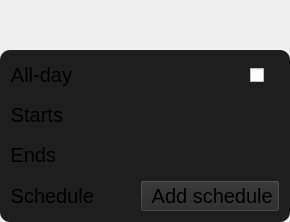
            <widget class="QWidget" name="time" native="true">
             <property name="sizePolicy">
              <sizepolicy hsizetype="MinimumExpanding" vsizetype="Minimum">
               <horstretch>0</horstretch>
               <verstretch>0</verstretch>
              </sizepolicy>
             </property>
             <property name="minimumSize">
              <size>
               <width>247</width>
               <height>68</height>
              </size>
             </property>
             <property name="maximumSize">
              <size>
               <width>290</width>
               <height>270</height>
              </size>
             </property>
             <property name="autoFillBackground">
              <bool>false</bool>
             </property>
             <layout class="QVBoxLayout" name="time_viewedit_container">
              <property name="spacing">
               <number>0</number>
              </property>
              <property name="leftMargin">
               <number>0</number>
              </property>
              <property name="topMargin">
               <number>0</number>
              </property>
              <property name="rightMargin">
               <number>0</number>
              </property>
              <property name="bottomMargin">
               <number>0</number>
              </property>
              <item>
               <widget class="ETime" name="time_view" native="true">
                <property name="sizePolicy">
                 <sizepolicy hsizetype="Preferred" vsizetype="Minimum">
                  <horstretch>0</horstretch>
                  <verstretch>0</verstretch>
                 </sizepolicy>
                </property>
                <property name="minimumSize">
                 <size>
                  <width>247</width>
                  <height>50</height>
                 </size>
                </property>
                <property name="maximumSize">
                 <size>
                  <width>288</width>
                  <height>68</height>
                 </size>
                </property>
                <property name="font">
                 <font>
                  <family>Arial</family>
                  <pointsize>18</pointsize>
                 </font>
                </property>
               </widget>
              </item>
              <item>
               <widget class="QWidget" name="time_edit" native="true">
                <property name="sizePolicy">
                 <sizepolicy hsizetype="MinimumExpanding" vsizetype="Minimum">
                  <horstretch>0</horstretch>
                  <verstretch>0</verstretch>
                 </sizepolicy>
                </property>
                <property name="minimumSize">
                 <size>
                  <width>247</width>
                  <height>150</height>
                 </size>
                </property>
                <property name="maximumSize">
                 <size>
                  <width>16777215</width>
                  <height>180</height>
                 </size>
                </property>
                <property name="font">
                 <font>
                  <family>Arial</family>
                  <pointsize>15</pointsize>
                 </font>
                </property>
                <property name="layoutDirection">
                 <enum>Qt::LayoutDirection::LeftToRight</enum>
                </property>
                <property name="styleSheet">
                 <string notr="true">QWidget#time_edit {
	background: rgba(30,30,30,1);
	border-radius: 10px;
}
QLabel {
	padding: 0px;
	background: none;
	border-radius: 0px;
}
</string>
                </property>
                <layout class="QFormLayout" name="time_edit_form">
                 <property name="labelAlignment">
                  <set>Qt::AlignmentFlag::AlignLeading|Qt::AlignmentFlag::AlignLeft|Qt::AlignmentFlag::AlignVCenter</set>
                 </property>
                 <property name="formAlignment">
                  <set>Qt::AlignmentFlag::AlignRight|Qt::AlignmentFlag::AlignTrailing|Qt::AlignmentFlag::AlignVCenter</set>
                 </property>
                 <property name="horizontalSpacing">
                  <number>10</number>
                 </property>
                 <property name="verticalSpacing">
                  <number>10</number>
                 </property>
                 <property name="leftMargin">
                  <number>10</number>
                 </property>
                 <property name="topMargin">
                  <number>10</number>
                 </property>
                 <property name="rightMargin">
                  <number>10</number>
                 </property>
                 <property name="bottomMargin">
                  <number>10</number>
                 </property>
                 <item row="0" column="0">
                  <widget class="QLabel" name="time_allday_label">
                   <property name="sizePolicy">
                    <sizepolicy hsizetype="MinimumExpanding" vsizetype="Preferred">
                     <horstretch>0</horstretch>
                     <verstretch>0</verstretch>
                    </sizepolicy>
                   </property>
                   <property name="minimumSize">
                    <size>
                     <width>0</width>
                     <height>30</height>
                    </size>
                   </property>
                   <property name="font">
                    <font>
                     <family>Arial</family>
                     <pointsize>15</pointsize>
                     <bold>false</bold>
                    </font>
                   </property>
                   <property name="layoutDirection">
                    <enum>Qt::LayoutDirection::LeftToRight</enum>
                   </property>
                   <property name="text">
                    <string>All-day</string>
                   </property>
                   <property name="alignment">
                    <set>Qt::AlignmentFlag::AlignRight|Qt::AlignmentFlag::AlignTrailing|Qt::AlignmentFlag::AlignVCenter</set>
                   </property>
                  </widget>
                 </item>
                 <item row="1" column="0">
                  <widget class="QLabel" name="time_start_label">
                   <property name="sizePolicy">
                    <sizepolicy hsizetype="MinimumExpanding" vsizetype="Preferred">
                     <horstretch>0</horstretch>
                     <verstretch>0</verstretch>
                    </sizepolicy>
                   </property>
                   <property name="minimumSize">
                    <size>
                     <width>0</width>
                     <height>30</height>
                    </size>
                   </property>
                   <property name="font">
                    <font>
                     <family>Arial</family>
                     <pointsize>15</pointsize>
                    </font>
                   </property>
                   <property name="text">
                    <string>Starts</string>
                   </property>
                   <property name="alignment">
                    <set>Qt::AlignmentFlag::AlignRight|Qt::AlignmentFlag::AlignTrailing|Qt::AlignmentFlag::AlignVCenter</set>
                   </property>
                  </widget>
                 </item>
                 <item row="1" column="1">
                  <widget class="TDateTimeSelect" name="time_start_select" native="true">
                   <property name="sizePolicy">
                    <sizepolicy hsizetype="Minimum" vsizetype="Minimum">
                     <horstretch>0</horstretch>
                     <verstretch>0</verstretch>
                    </sizepolicy>
                   </property>
                   <property name="minimumSize">
                    <size>
                     <width>0</width>
                     <height>30</height>
                    </size>
                   </property>
                   <property name="autoFillBackground">
                    <bool>false</bool>
                   </property>
                  </widget>
                 </item>
                 <item row="3" column="0">
                  <widget class="QLabel" name="time_end_label">
                   <property name="sizePolicy">
                    <sizepolicy hsizetype="MinimumExpanding" vsizetype="Preferred">
                     <horstretch>0</horstretch>
                     <verstretch>0</verstretch>
                    </sizepolicy>
                   </property>
                   <property name="minimumSize">
                    <size>
                     <width>0</width>
                     <height>30</height>
                    </size>
                   </property>
                   <property name="font">
                    <font>
                     <family>Arial</family>
                     <pointsize>15</pointsize>
                    </font>
                   </property>
                   <property name="text">
                    <string>Ends</string>
                   </property>
                   <property name="alignment">
                    <set>Qt::AlignmentFlag::AlignRight|Qt::AlignmentFlag::AlignTrailing|Qt::AlignmentFlag::AlignVCenter</set>
                   </property>
                  </widget>
                 </item>
                 <item row="3" column="1">
                  <widget class="TDateTimeSelect" name="time_end_select" native="true">
                   <property name="minimumSize">
                    <size>
                     <width>0</width>
                     <height>30</height>
                    </size>
                   </property>
                   <property name="autoFillBackground">
                    <bool>false</bool>
                   </property>
                  </widget>
                 </item>
                 <item row="4" column="0">
                  <widget class="QLabel" name="time_schedule_label">
                   <property name="sizePolicy">
                    <sizepolicy hsizetype="MinimumExpanding" vsizetype="Preferred">
                     <horstretch>0</horstretch>
                     <verstretch>0</verstretch>
                    </sizepolicy>
                   </property>
                   <property name="minimumSize">
                    <size>
                     <width>0</width>
                     <height>30</height>
                    </size>
                   </property>
                   <property name="font">
                    <font>
                     <family>Arial</family>
                     <pointsize>15</pointsize>
                    </font>
                   </property>
                   <property name="text">
                    <string>Schedule</string>
                   </property>
                   <property name="alignment">
                    <set>Qt::AlignmentFlag::AlignRight|Qt::AlignmentFlag::AlignTrailing|Qt::AlignmentFlag::AlignVCenter</set>
                   </property>
                  </widget>
                 </item>
                 <item row="0" column="1">
                  <widget class="QWidget" name="time_allday_checkbox_to_right_wrapper" native="true">
                   <layout class="QHBoxLayout" name="checkbox_toright_container">
                    <property name="spacing">
                     <number>0</number>
                    </property>
                    <property name="leftMargin">
                     <number>0</number>
                    </property>
                    <property name="topMargin">
                     <number>0</number>
                    </property>
                    <property name="rightMargin">
                     <number>0</number>
                    </property>
                    <property name="bottomMargin">
                     <number>0</number>
                    </property>
                    <item>
                     <spacer name="time_allday_checkbox_to_right_spacer">
                      <property name="orientation">
                       <enum>Qt::Orientation::Horizontal</enum>
                      </property>
                      <property name="sizeHint" stdset="0">
                       <size>
                        <width>161</width>
                        <height>20</height>
                       </size>
                      </property>
                     </spacer>
                    </item>
                    <item>
                     <widget class="QCheckBox" name="time_allday_checkbox">
                      <property name="minimumSize">
                       <size>
                        <width>30</width>
                        <height>30</height>
                       </size>
                      </property>
                      <property name="maximumSize">
                       <size>
                        <width>30</width>
                        <height>30</height>
                       </size>
                      </property>
                      <property name="layoutDirection">
                       <enum>Qt::LayoutDirection::LeftToRight</enum>
                      </property>
                      <property name="text">
                       <string/>
                      </property>
                      <property name="iconSize">
                       <size>
                        <width>30</width>
                        <height>30</height>
                       </size>
                      </property>
                      <property name="checked">
                       <bool>false</bool>
                      </property>
                      <property name="tristate">
                       <bool>false</bool>
                      </property>
                     </widget>
                    </item>
                   </layout>
                  </widget>
                 </item>
                 <item row="4" column="1">
                  <widget class="QWidget" name="schedule_to_right_wrapper" native="true">
                   <layout class="QHBoxLayout" name="schedule_to_right_container">
                    <property name="spacing">
                     <number>0</number>
                    </property>
                    <property name="leftMargin">
                     <number>0</number>
                    </property>
                    <property name="topMargin">
                     <number>0</number>
                    </property>
                    <property name="rightMargin">
                     <number>0</number>
                    </property>
                    <property name="bottomMargin">
                     <number>0</number>
                    </property>
                    <item>
                     <spacer name="schedule_to_right_spacer">
                      <property name="orientation">
                       <enum>Qt::Orientation::Horizontal</enum>
                      </property>
                      <property name="sizeHint" stdset="0">
                       <size>
                        <width>49</width>
                        <height>20</height>
                       </size>
                      </property>
                     </spacer>
                    </item>
                    <item>
                     <widget class="QPushButton" name="time_schedule_label_button">
                      <property name="minimumSize">
                       <size>
                        <width>140</width>
                        <height>30</height>
                       </size>
                      </property>
                      <property name="maximumSize">
                       <size>
                        <width>140</width>
                        <height>16777215</height>
                       </size>
                      </property>
                      <property name="font">
                       <font>
                        <family>Arial</family>
                        <pointsize>15</pointsize>
                       </font>
                      </property>
                      <property name="styleSheet">
                       <string notr="true">background-color: rgba(40, 40, 40, 1);</string>
                      </property>
                      <property name="text">
                       <string> Add schedule</string>
                      </property>
                      <property name="icon">
                       <iconset resource="../../assets/rss.qrc">
                        <normaloff>:/icons/nav/menu_board_dark.svg</normaloff>
                        <disabledoff>:/icons/nav/menu_board_grey.svg</disabledoff>
                        <activeoff>:/icons/nav/menu_board_red.svg</activeoff>
                        <selectedoff>:/icons/nav/menu_board_red.svg</selectedoff>:/icons/nav/menu_board_dark.svg</iconset>
                      </property>
                      <property name="iconSize">
                       <size>
                        <width>20</width>
                        <height>20</height>
                       </size>
                      </property>
                      <property name="checkable">
                       <bool>false</bool>
                      </property>
                     </widget>
                    </item>
                   </layout>
                  </widget>
                 </item>
                </layout>
               </widget>
              </item>
             </layout>
            </widget>
